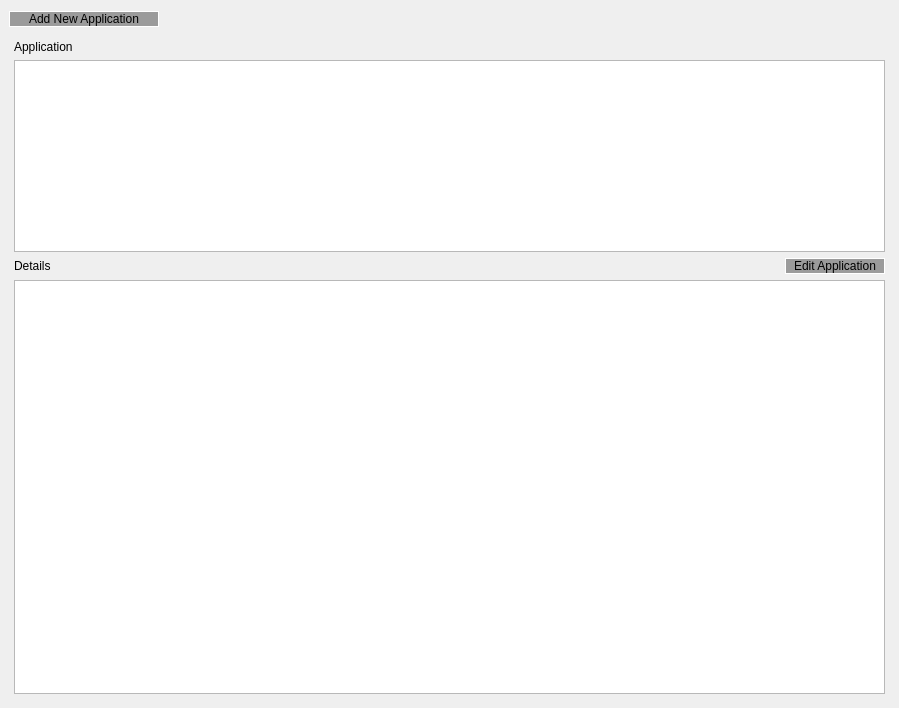
<?xml version="1.0" encoding="UTF-8"?>
<ui version="4.0">
 <class>ApplicationTracker</class>
 <widget class="QMainWindow" name="ApplicationTracker">
  <property name="geometry">
   <rect>
    <x>0</x>
    <y>0</y>
    <width>899</width>
    <height>708</height>
   </rect>
  </property>
  <property name="sizePolicy">
   <sizepolicy hsizetype="Expanding" vsizetype="Expanding">
    <horstretch>0</horstretch>
    <verstretch>0</verstretch>
   </sizepolicy>
  </property>
  <property name="minimumSize">
   <size>
    <width>899</width>
    <height>708</height>
   </size>
  </property>
  <property name="windowTitle">
   <string>ApplicationTracker</string>
  </property>
  <property name="styleSheet">
   <string notr="true">background-color : rgb(25,25,25);
color :  rgb(255,255,255);
QPushButton: {color: red}</string>
  </property>
  <widget class="QWidget" name="centralwidget">
   <property name="sizePolicy">
    <sizepolicy hsizetype="Expanding" vsizetype="Expanding">
     <horstretch>0</horstretch>
     <verstretch>0</verstretch>
    </sizepolicy>
   </property>
   <layout class="QVBoxLayout" name="verticalLayout">
    <item>
     <layout class="QHBoxLayout" name="horizontalLayout">
      <item>
       <widget class="QPushButton" name="AddApplication">
        <property name="minimumSize">
         <size>
          <width>150</width>
          <height>0</height>
         </size>
        </property>
        <property name="styleSheet">
         <string notr="true">background-color: rgb(155,155,155);
border:1px solid rgb(255,255,255)</string>
        </property>
        <property name="text">
         <string>Add New Application</string>
        </property>
       </widget>
      </item>
      <item>
       <spacer name="horizontalSpacer">
        <property name="orientation">
         <enum>Qt::Horizontal</enum>
        </property>
        <property name="sizeHint" stdset="0">
         <size>
          <width>40</width>
          <height>20</height>
         </size>
        </property>
       </spacer>
      </item>
     </layout>
    </item>
    <item>
     <layout class="QGridLayout" name="gridLayout">
      <property name="leftMargin">
       <number>5</number>
      </property>
      <property name="topMargin">
       <number>5</number>
      </property>
      <property name="rightMargin">
       <number>5</number>
      </property>
      <property name="bottomMargin">
       <number>5</number>
      </property>
      <item row="3" column="1">
       <widget class="QPushButton" name="EditApplication">
        <property name="sizePolicy">
         <sizepolicy hsizetype="Fixed" vsizetype="Fixed">
          <horstretch>0</horstretch>
          <verstretch>0</verstretch>
         </sizepolicy>
        </property>
        <property name="minimumSize">
         <size>
          <width>100</width>
          <height>0</height>
         </size>
        </property>
        <property name="styleSheet">
         <string notr="true">background-color: rgb(155,155,155);
border:1px solid rgb(255,255,255)</string>
        </property>
        <property name="text">
         <string>Edit Application</string>
        </property>
       </widget>
      </item>
      <item row="0" column="0" colspan="2">
       <widget class="QLabel" name="label">
        <property name="styleSheet">
         <string notr="true"/>
        </property>
        <property name="text">
         <string>Application</string>
        </property>
       </widget>
      </item>
      <item row="1" column="0" colspan="2">
       <widget class="QTableView" name="tableView"/>
      </item>
      <item row="3" column="0">
       <widget class="QLabel" name="label_2">
        <property name="styleSheet">
         <string notr="true"/>
        </property>
        <property name="text">
         <string>Details</string>
        </property>
       </widget>
      </item>
      <item row="4" column="0" colspan="2">
       <widget class="QTextBrowser" name="textBrowser">
        <property name="sizePolicy">
         <sizepolicy hsizetype="Expanding" vsizetype="Expanding">
          <horstretch>1</horstretch>
          <verstretch>1</verstretch>
         </sizepolicy>
        </property>
        <property name="sizeIncrement">
         <size>
          <width>0</width>
          <height>0</height>
         </size>
        </property>
       </widget>
      </item>
     </layout>
    </item>
   </layout>
  </widget>
 </widget>
 <resources/>
 <connections/>
</ui>
